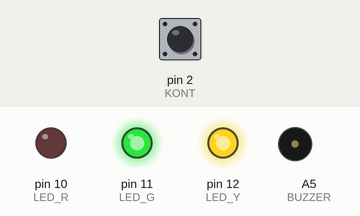
Recording of a sketch running on a simulated Arduino Uno, built with avr-gcc and run on an emulated ATmega328P. On the bench: output pins drawn as LEDs (lit = HIGH), buzzer (waves = sounding, pin HIGH). The inputs (shaded band) are chosen by the test bench; at power-on: pin 2 (KONT) HIGH.

Above: at 1.2 s.
1.3 s: pin 2 (KONT) pulled LOW for 0.15 s
At 2.4 s:
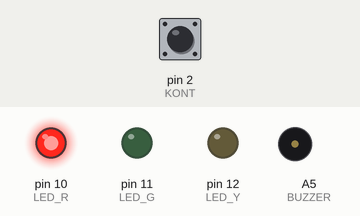
At 5.1 s:
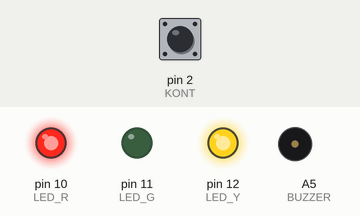
Timing chart, 0 to 10.4 s (numbered marks = the images above; inputs shaded):
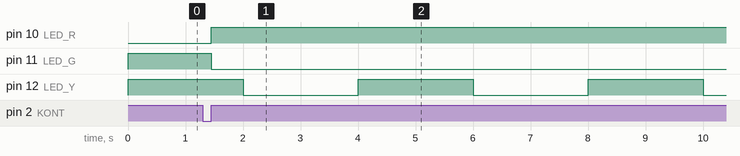

The sketch:

kontaktron.ino
```cpp
#define LED_R 10
#define LED_G 11
#define LED_Y 12

#define KONT 2
#define BUZZER A5
#define PIR 3

boolean buzz_on = false;

void alarm(){
  digitalWrite(LED_R, HIGH);
  digitalWrite(LED_G, LOW);
}

void setup() {
  pinMode(LED_R,OUTPUT);
  pinMode(LED_G,OUTPUT);
  pinMode(LED_Y,OUTPUT);
  pinMode(BUZZER,OUTPUT);

  pinMode(KONT, INPUT_PULLUP);

  digitalWrite(LED_R, LOW);
  digitalWrite(LED_G, HIGH);
  digitalWrite(LED_Y, LOW);

  attachInterrupt(
      digitalPinToInterrupt(2),
      alarm,
      RISING
    );
}

void loop() {
  digitalWrite(LED_Y, HIGH);
  delay(2000);
  digitalWrite(LED_Y, LOW);
  delay(2000);
}
```

Measured:
- after the input at 1.3 s, pin 10 (LED_R): LOW → HIGH after 0.15 s; pin 11 (LED_G): HIGH → LOW after 0.15 s
- by itself, pin 12 (LED_Y): alternates HIGH for 2.0 s and LOW for 2.0 s
